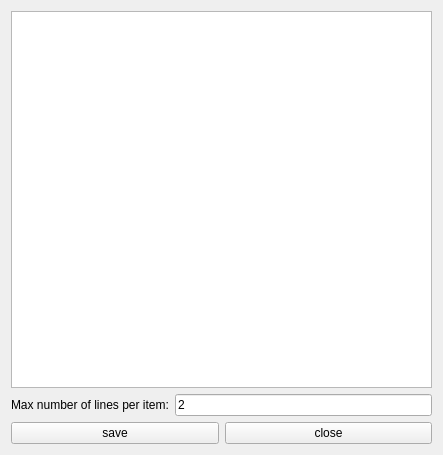
<?xml version="1.0" encoding="UTF-8"?>
<ui version="4.0">
 <class>LrcEdit</class>
 <widget class="QWidget" name="LrcEdit">
  <property name="geometry">
   <rect>
    <x>0</x>
    <y>0</y>
    <width>443</width>
    <height>455</height>
   </rect>
  </property>
  <property name="windowTitle">
   <string>Lrc edit</string>
  </property>
  <layout class="QVBoxLayout" name="verticalLayout">
   <item>
    <widget class="QPlainTextEdit" name="plainTextEdit"/>
   </item>
   <item>
    <layout class="QHBoxLayout" name="horizontalLayout_2">
     <item>
      <widget class="QLabel" name="label">
       <property name="text">
        <string>Max number of lines per item:</string>
       </property>
      </widget>
     </item>
     <item>
      <widget class="QLineEdit" name="lineEdit">
       <property name="text">
        <string>2</string>
       </property>
      </widget>
     </item>
    </layout>
   </item>
   <item>
    <layout class="QHBoxLayout" name="horizontalLayout">
     <item>
      <widget class="QPushButton" name="pushButton_save">
       <property name="text">
        <string>save</string>
       </property>
      </widget>
     </item>
     <item>
      <widget class="QPushButton" name="pushButton_close">
       <property name="text">
        <string>close</string>
       </property>
      </widget>
     </item>
    </layout>
   </item>
  </layout>
 </widget>
 <resources/>
 <connections/>
</ui>
